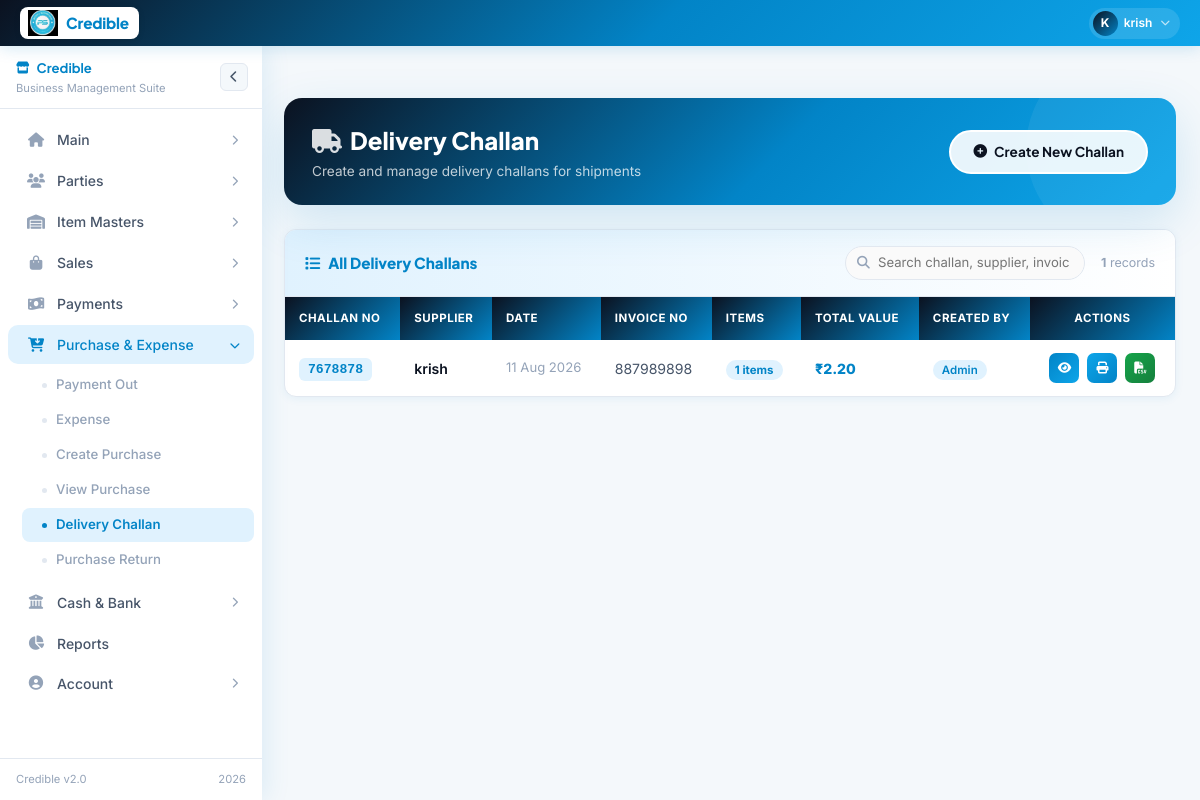
The page /delivery_challan.php (signed in) on the database its author committed.
### tables this page shows
CREATE TABLE `delivery_challans` (
  `id` int(11) NOT NULL AUTO_INCREMENT,
  `supplier_name` varchar(255) NOT NULL,
  `challan_no` varchar(100) NOT NULL,
  `challan_date` date NOT NULL,
  `invoice_no` varchar(100) DEFAULT NULL,
  `party_no` varchar(100) DEFAULT NULL,
  `additional_notes` text DEFAULT NULL,
  `created_by` int(11) NOT NULL,
  `created_at` timestamp NOT NULL DEFAULT current_timestamp(),
  `updated_at` timestamp NOT NULL DEFAULT current_timestamp() ON UPDATE current_timestamp(),
  PRIMARY KEY (`id`),
  UNIQUE KEY `challan_no` (`challan_no`),
  KEY `created_by` (`created_by`),
  KEY `challan_date` (`challan_date`)
);

### delivery_challan.php (the view, shortened to what this page needs)
<?php
require_once 'config.php';
include 'layout.php';
try {
    $stmt = $conn->prepare("SELECT dc.*,CASE WHEN au.id IS NOT NULL THEN 'Admin' WHEN cu.name IS NOT NULL THEN cu.name ELSE 'Unknown' END AS created_by_name,COUNT(dci.id) as item_count,SUM(dci.total_amount) as total_value FROM delivery_challans dc LEFT JOIN delivery_challan_items dci ON dc.id=dci.challan_id LEFT JOIN users au ON dc.created_by=au.id LEFT JOIN create_users cu ON dc.created_by=cu.id GROUP BY dc.id ORDER BY dc.created_at DESC LIMIT 50");
    $stmt->execute(); $challans = $stmt->get_result()->fetch_all(MYSQLI_ASSOC); $stmt->close();
} catch (Exception $e) { $challans = []; }
?>
<!DOCTYPE html>
<html lang="en">
<head>
<link href="https://cdn.jsdelivr.net/npm/bootstrap@5.3.0/dist/css/bootstrap.min.css" rel="stylesheet">
<link href="https://cdnjs.cloudflare.com/ajax/libs/font-awesome/6.4.0/css/all.min.css" rel="stylesheet">
</head>
<body>
<div class="page-wrap">
    <div class="page-hero">
        <div>
            <div class="hero-title"><i class="fas fa-truck me-2" style="opacity:.85"></i>Delivery Challan</div>
            <div class="hero-sub">Create and manage delivery challans for shipments</div>
        </div>
        <div class="hero-actions">
            <button class="btn-hero solid no-print" data-bs-toggle="modal" data-bs-target="#createChallanModal"><i class="fas fa-plus-circle"></i> Create New Challan</button>
        </div>
    </div>
    <div class="table-card no-print">
        <div class="table-card-header flex-wrap gap-2">
            <div class="table-card-title"><i class="fas fa-list"></i> All Delivery Challans</div>
            <div class="d-flex align-items-center gap-3 flex-wrap">
                <div style="position:relative; min-width:240px;">
                    <i class="fas fa-search" style="position:absolute; left:12px; top:50%; transform:translateY(-50%); color:var(--text-muted); font-size:0.8rem;"></i>
                    <input type="text" id="challanSearchInput" placeholder="Search challan, supplier, invoice…" style="padding:6px 14px 6px 32px; border-radius:50px; border:1.5px solid var(--border); font-size:0.82rem; outline:none; width:100%; transition:var(--transition); background:#fafafa;" onkeyup="filterChallanTable()">
                </div>
                <span style="font-size:.78rem;color:var(--text-muted)"><strong id="challanCount"><?php echo count($challans); ?></strong> records</span>
            </div>
        </div>
        <?php if (empty($challans)): ?>
        <div class="empty-state"><div class="empty-icon"><i class="fas fa-truck"></i></div><div style="font-weight:600;margin-bottom:6px">No challans yet</div><div style="font-size:.82rem">Click <strong>Create New Challan</strong> to get started.</div></div>
        <?php else: ?>
        <div class="table-scroll">
            <table class="data-table" id="challansTable">
                <thead><tr><th>Challan No</th><th>Supplier</th><th>Date</th><th>Invoice No</th><th>Items</th><th>Total Value</th><th>Created By</th><th style="text-align:center">Actions</th></tr></thead>
                <tbody>
                <?php foreach ($challans as $c): ?>
                <tr data-search="<?php echo strtolower(htmlspecialchars($c['challan_no'].' '.$c['supplier_name'].' '.$c['invoice_no'].' '.$c['created_by_name'])); ?>">
                    <td><span class="challan-badge"><?php echo htmlspecialchars($c['challan_no']); ?></span></td>
                    <td style="font-weight:600"><?php echo htmlspecialchars($c['supplier_name']); ?></td>
                    <td style="color:var(--text-muted);font-size:.82rem"><?php echo date('d M Y', strtotime($c['challan_date'])); ?></td>
                    <td style="color:var(--text-mid)"><?php echo htmlspecialchars($c['invoice_no'] ?: '—'); ?></td>
                    <td><span class="badge-cnt"><?php echo $c['item_count']; ?> items</span></td>
                    <td style="font-weight:800;color:var(--brand)">₹<?php echo number_format($c['total_value'] ?: 0, 2); ?></td>
                    <td><span class="badge-by"><?php echo htmlspecialchars($c['created_by_name']); ?></span></td>
                    <td style="text-align:center">
                        <button class="act-btn view" onclick="viewChallan(<?php echo $c['id']; ?>)" title="View"><i class="fas fa-eye"></i></button>
                        <button class="act-btn print" onclick="printChallan(<?php echo $c['id']; ?>)" title="Print"><i class="fas fa-print"></i></button>
                        <a href="export_challan_csv.php?challan_id=<?php echo $c['id']; ?>" class="act-btn export" title="Export CSV"><i class="fas fa-file-csv"></i></a>
                    </td>
                </tr>
                <?php endforeach; ?>
                </tbody>
            </table>
        </div>
        <?php endif; ?>
    </div>
</div>
</body>
</html>

### layout.php (style rules this page uses)
:root { --brand: #0284c7; --brand-dark: #0b1220; --brand-mid: #0ea5e9; --brand-light: #e0f2fe; --brand-xlight: #f0f9ff; --gold: #0369a1; --white: #ffffff; --bg: #f4f8fb; --card: #ffffff; --border: #e2e8f0; --text: #0b1220; --text-mid: #475569; --text-muted: #94a3b8; --success: #16a34a; --danger: #dc2626; --nav-h: 46px; --sb-w: 262px; --sb-w-collapsed: 64px; --radius: 10px; --shadow-nav: 0 2px 16px rgba(2,132,199,.18); --shadow-sb: 4px 0 24px rgba(2,132,199,.10); --transition: 0.28s cubic-bezier(.4,0,.2,1); }
*, *::before, *::after { box-sizing: border-box; margin: 0; padding: 0; }
html { scroll-behavior: smooth; }
body { font-family: 'Inter', sans-serif; background: var(--bg); color: var(--text); overflow-x: hidden; }
.page-wrap, .gb-page-wrap { margin-top: var(--nav-h); margin-left: var(--sb-w); padding: 28px 24px 60px; min-height: calc(100vh - var(--nav-h)); transition: margin-left var(--transition); }

### rows shown on the page
delivery_challans: challan_no "7678878", supplier_name "krish", challan_date "11 Aug 2026", invoice_no "887989898", item_count "1", total_value "2.20", created_by_name "Admin"

### other values the page prints
substr($uname, 0, 1) "K"
explode(' ', $uname)[0] "krish"
count($challans) "1"
